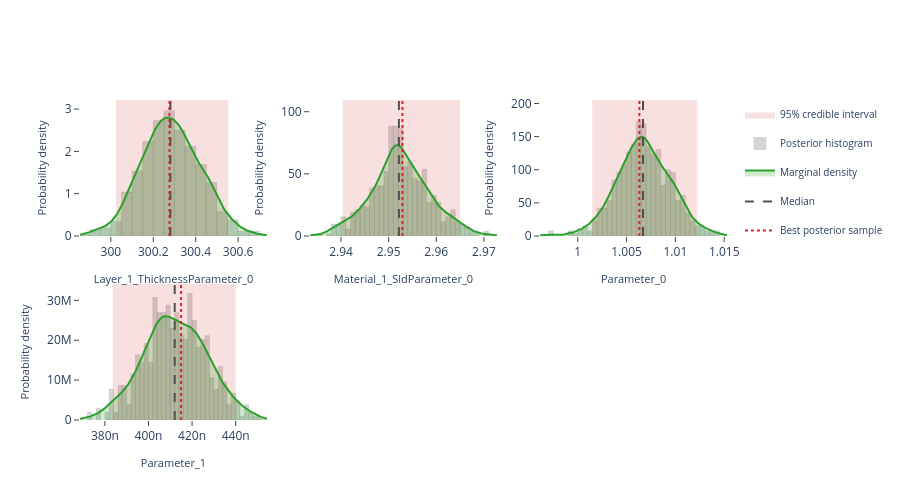

The notebook cell saved with this chart:
### Markdown cell above
## Interactive posterior plots

The next three cells render the same Plotly figures that are shown on the
Bayesian Posterior tab of the EasyReflectometryApp:

* **Marginals** — per-parameter distribution: histogram + smooth KDE marginal,
  shaded 95% credible interval, and median / best-sample lines
  (`plot_distribution` or `posterior.distribution()`)
* **Corner plot** — pairwise marginals + 2-D contours + scatter (`plot_corner`)
* **Traces** — per-chain trace + marginal histogram (`plot_trace`)

The standalone helpers are called with ``return_figure=True`` so they return a
Plotly ``Figure`` that we render in the notebook with ``fig.show()``; the
``PosteriorResults`` methods return the figure directly.

### Code cell
# ---- Marginal posterior distributions ---------------------------------------
# One panel per free parameter, each overlaying the posterior histogram, a
# smooth Gaussian-KDE marginal, the shaded 95% credible interval, and the
# median / best-sample reference lines.  Mirrors the "Marginals" sub-tab in
# the EasyReflectometryApp.

# The PosteriorResults method passes ``logp`` through automatically so the
# best posterior sample (MAP) line is drawn:
fig = posterior.distribution()
fig.show()

# Standalone equivalent (pass ``logp`` to get the best-sample line):
# fig = plot_distribution(
#     posterior.draws,
#     posterior.param_names,
#     logp=posterior.logp,
#     return_figure=True,
# )
# fig.show()

### Figure 1 — Plotly figure (JSON) as saved in the notebook; plotly's stock layout.template omitted (floating-point values rounded to 4 significant figures; data arrays with more than 128 entries replaced by an {"elided": "..."} marker saying what was removed)
{"data": [{"fill": "toself", "fillcolor": "rgba(214, 39, 40, 0.14)", "hoverinfo": "skip", "legendgroup": "95% credible interval", "line": {"color": "rgba(214, 39, 40, 0.14)", "width": 0}, "mode": "lines", "name": "95% credible interval", "showlegend": true, "type": "scatter", "x": [300.0, 300.6, 300.6, 300.0, 300.0], "xaxis": "x", "y": [0.0, 0.0, 3.215, 3.215, 0.0], "yaxis": "y"}, {"histnorm": "probability density", "hovertemplate": "sample=%{x:.4f}<br>density: %{y:.2f}<extra></extra>", "legendgroup": "histogram", "marker": {"color": "rgba(120, 120, 120, 0.38)", "line": {"color": "rgba(120, 120, 120, 0.24)", "width": 1}}, "name": "Posterior histogram", "nbinsx": 40, "opacity": 0.82, "showlegend": true, "type": "histogram", "x": {"elided": "520 float values"}, "xaxis": "x", "yaxis": "y"}, {"fill": "tozeroy", "fillcolor": "rgba(44, 160, 44, 0.22)", "hovertemplate": "Layer_1_ThicknessParameter_0: %{x:.4f}<br>density: %{y:.4f}<extra></extra>", "legendgroup": "marginal", "line": {"color": "rgb(44, 160, 44)", "width": 2}, "mode": "lines", "name": "Marginal density", "showlegend": true, "type": "scatter", "x": {"elided": "256 float values"}, "xaxis": "x", "y": {"elided": "256 float values"}, "yaxis": "y"}, {"hovertemplate": "Median: %{x:.4f}<extra></extra>", "legendgroup": "Median", "line": {"color": "rgb(80, 80, 80)", "dash": "dash", "width": 2}, "mode": "lines", "name": "Median", "showlegend": true, "type": "scatter", "x": [300.3, 300.3], "xaxis": "x", "y": [0.0, 3.215], "yaxis": "y"}, {"hovertemplate": "Best posterior sample: %{x:.4f}<extra></extra>", "legendgroup": "Best posterior sample", "line": {"color": "rgb(214, 39, 40)", "dash": "dot", "width": 2}, "mode": "lines", "name": "Best posterior sample", "showlegend": true, "type": "scatter", "x": [300.3, 300.3], "xaxis": "x", "y": [0.0, 3.215], "yaxis": "y"}, {"fill": "toself", "fillcolor": "rgba(214, 39, 40, 0.14)", "hoverinfo": "skip", "legendgroup": "95% credible interval", "line": {"color": "rgba(214, 39, 40, 0.14)", "width": 0}, "mode": "lines", "name": "95% credible interval", "showlegend": false, "type": "scatter", "x": [2.94, 2.965, 2.965, 2.94, 2.94], "xaxis": "x2", "y": [0.0, 0.0, 109.4, 109.4, 0.0], "yaxis": "y2"}, {"histnorm": "probability density", "hovertemplate": "sample=%{x:.4f}<br>density: %{y:.2f}<extra></extra>", "legendgroup": "histogram", "marker": {"color": "rgba(120, 120, 120, 0.38)", "line": {"color": "rgba(120, 120, 120, 0.24)", "width": 1}}, "name": "Posterior histogram", "nbinsx": 40, "opacity": 0.82, "showlegend": false, "type": "histogram", "x": {"elided": "520 float values"}, "xaxis": "x2", "yaxis": "y2"}, {"fill": "tozeroy", "fillcolor": "rgba(44, 160, 44, 0.22)", "hovertemplate": "Material_1_SldParameter_0: %{x:.4f}<br>density: %{y:.4f}<extra></extra>", "legendgroup": "marginal", "line": {"color": "rgb(44, 160, 44)", "width": 2}, "mode": "lines", "name": "Marginal density", "showlegend": false, "type": "scatter", "x": {"elided": "256 float values"}, "xaxis": "x2", "y": {"elided": "256 float values"}, "yaxis": "y2"}, {"hovertemplate": "Median: %{x:.4f}<extra></extra>", "legendgroup": "Median", "line": {"color": "rgb(80, 80, 80)", "dash": "dash", "width": 2}, "mode": "lines", "name": "Median", "showlegend": false, "type": "scatter", "x": [2.952, 2.952], "xaxis": "x2", "y": [0.0, 109.4], "yaxis": "y2"}, {"hovertemplate": "Best posterior sample: %{x:.4f}<extra></extra>", "legendgroup": "Best posterior sample", "line": {"color": "rgb(214, 39, 40)", "dash": "dot", "width": 2}, "mode": "lines", "name": "Best posterior sample", "showlegend": false, "type": "scatter", "x": [2.953, 2.953], "xaxis": "x2", "y": [0.0, 109.4], "yaxis": "y2"}, {"fill": "toself", "fillcolor": "rgba(214, 39, 40, 0.14)", "hoverinfo": "skip", "legendgroup": "95% credible interval", "line": {"color": "rgba(214, 39, 40, 0.14)", "width": 0}, "mode": "lines", "name": "95% credible interval", "showlegend": false, "type": "scatter", "x": [1.001, 1.012, 1.012, 1.001, 1.001], "xaxis": "x3", "y": [0.0, 0.0, 205.3, 205.3, 0.0], "yaxis": "y3"}, {"histnorm": "probability density", "hovertemplate": "sample=%{x:.4f}<br>density: %{y:.2f}<extra></extra>", "legendgroup": "histogram", "marker": {"color": "rgba(120, 120, 120, 0.38)", "line": {"color": "rgba(120, 120, 120, 0.24)", "width": 1}}, "name": "Posterior histogram", "nbinsx": 40, "opacity": 0.82, "showlegend": false, "type": "histogram", "x": {"elided": "520 float values"}, "xaxis": "x3", "yaxis": "y3"}, {"fill": "tozeroy", "fillcolor": "rgba(44, 160, 44, 0.22)", "hovertemplate": "Parameter_0: %{x:.4f}<br>density: %{y:.4f}<extra></extra>", "legendgroup": "marginal", "line": {"color": "rgb(44, 160, 44)", "width": 2}, "mode": "lines", "name": "Marginal density", "showlegend": false, "type": "scatter", "x": {"elided": "256 float values"}, "xaxis": "x3", "y": {"elided": "256 float values"}, "yaxis": "y3"}, {"hovertemplate": "Median: %{x:.4f}<extra></extra>", "legendgroup": "Median", "line": {"color": "rgb(80, 80, 80)", "dash": "dash", "width": 2}, "mode": "lines", "name": "Median", "showlegend": false, "type": "scatter", "x": [1.007, 1.007], "xaxis": "x3", "y": [0.0, 205.3], "yaxis": "y3"}, {"hovertemplate": "Best posterior sample: %{x:.4f}<extra></extra>", "legendgroup": "Best posterior sample", "line": {"color": "rgb(214, 39, 40)", "dash": "dot", "width": 2}, "mode": "lines", "name": "Best posterior sample", "showlegend": false, "type": "scatter", "x": [1.006, 1.006], "xaxis": "x3", "y": [0.0, 205.3], "yaxis": "y3"}, {"fill": "toself", "fillcolor": "rgba(214, 39, 40, 0.14)", "hoverinfo": "skip", "legendgroup": "95% credible interval", "line": {"color": "rgba(214, 39, 40, 0.14)", "width": 0}, "mode": "lines", "name": "95% credible interval", "showlegend": false, "type": "scatter", "x": [3.836e-07, 4.401e-07, 4.401e-07, 3.836e-07, 3.836e-07], "xaxis": "x4", "y": [0.0, 0.0, 34110000.0, 34110000.0, 0.0], "yaxis": "y4"}, {"histnorm": "probability density", "hovertemplate": "sample=%{x:.4f}<br>density: %{y:.2f}<extra></extra>", "legendgroup": "histogram", "marker": {"color": "rgba(120, 120, 120, 0.38)", "line": {"color": "rgba(120, 120, 120, 0.24)", "width": 1}}, "name": "Posterior histogram", "nbinsx": 40, "opacity": 0.82, "showlegend": false, "type": "histogram", "x": {"elided": "520 float values"}, "xaxis": "x4", "yaxis": "y4"}, {"fill": "tozeroy", "fillcolor": "rgba(44, 160, 44, 0.22)", "hovertemplate": "Parameter_1: %{x:.4f}<br>density: %{y:.4f}<extra></extra>", "legendgroup": "marginal", "line": {"color": "rgb(44, 160, 44)", "width": 2}, "mode": "lines", "name": "Marginal density", "showlegend": false, "type": "scatter", "x": {"elided": "256 float values"}, "xaxis": "x4", "y": {"elided": "256 float values"}, "yaxis": "y4"}, {"hovertemplate": "Median: %{x:.4f}<extra></extra>", "legendgroup": "Median", "line": {"color": "rgb(80, 80, 80)", "dash": "dash", "width": 2}, "mode": "lines", "name": "Median", "showlegend": false, "type": "scatter", "x": [4.12e-07, 4.12e-07], "xaxis": "x4", "y": [0.0, 34110000.0], "yaxis": "y4"}, {"hovertemplate": "Best posterior sample: %{x:.4f}<extra></extra>", "legendgroup": "Best posterior sample", "line": {"color": "rgb(214, 39, 40)", "dash": "dot", "width": 2}, "mode": "lines", "name": "Best posterior sample", "showlegend": false, "type": "scatter", "x": [4.15e-07, 4.15e-07], "xaxis": "x4", "y": [0.0, 34110000.0], "yaxis": "y4"}], "layout": {"barmode": "overlay", "height": 500, "legend": {"font": {"size": 10}}, "plot_bgcolor": "white", "showlegend": true, "xaxis": {"anchor": "y", "domain": [0.0, 0.2889], "range": [299.9, 300.7], "showgrid": false, "ticks": "outside", "title": {"font": {"size": 11}, "text": "Layer_1_ThicknessParameter_0"}, "zeroline": false}, "xaxis2": {"anchor": "y2", "domain": [0.3556, 0.6444], "range": [2.933, 2.973], "showgrid": false, "ticks": "outside", "title": {"font": {"size": 11}, "text": "Material_1_SldParameter_0"}, "zeroline": false}, "xaxis3": {"anchor": "y3", "domain": [0.7111, 1.0], "range": [0.9961, 1.015], "showgrid": false, "ticks": "outside", "title": {"font": {"size": 11}, "text": "Parameter_0"}, "zeroline": false}, "xaxis4": {"anchor": "y4", "domain": [0.0, 0.2889], "range": [3.686e-07, 4.543e-07], "showgrid": false, "ticks": "outside", "title": {"font": {"size": 11}, "text": "Parameter_1"}, "zeroline": false}, "xaxis5": {"anchor": "y5", "domain": [0.3556, 0.6444], "showgrid": false, "ticks": "outside", "zeroline": false}, "xaxis6": {"anchor": "y6", "domain": [0.7111, 1.0], "showgrid": false, "ticks": "outside", "zeroline": false}, "yaxis": {"anchor": "x", "domain": [0.575, 1.0], "range": [0.0, 3.215], "showgrid": false, "ticks": "outside", "title": {"font": {"size": 11}, "text": "Probability density"}, "zeroline": false}, "yaxis2": {"anchor": "x2", "domain": [0.575, 1.0], "range": [0.0, 109.4], "showgrid": false, "ticks": "outside", "title": {"font": {"size": 11}, "text": "Probability density"}, "zeroline": false}, "yaxis3": {"anchor": "x3", "domain": [0.575, 1.0], "range": [0.0, 205.3], "showgrid": false, "ticks": "outside", "title": {"font": {"size": 11}, "text": "Probability density"}, "zeroline": false}, "yaxis4": {"anchor": "x4", "domain": [0.0, 0.425], "range": [0.0, 34110000.0], "showgrid": false, "ticks": "outside", "title": {"font": {"size": 11}, "text": "Probability density"}, "zeroline": false}, "yaxis5": {"anchor": "x5", "domain": [0.0, 0.425], "showgrid": false, "ticks": "outside", "zeroline": false}, "yaxis6": {"anchor": "x6", "domain": [0.0, 0.425], "showgrid": false, "ticks": "outside", "zeroline": false}}}
